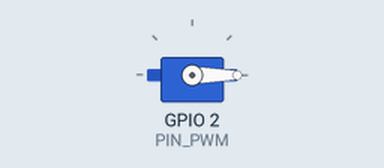
A sketch run on a simulated ESP32. Parts: servo.

Above: at 0.05 s.
At 4.0 s:
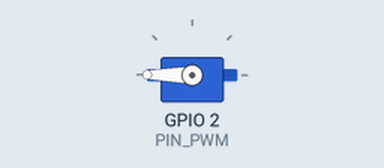
Timing chart, 0 to 5.2 s (numbered marks = the images above):
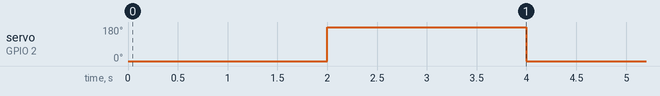

Measured:
- by itself, servo on GPIO 2 (PIN_PWM): alternates 180° for 2.0 s and 0° for 2.0 s

The sketch:

A076-B.ino
```cpp
// Servo Kit 180°
// - https://docs.m5stack.com/en/accessory/servo_kit

//-------------------------------------------------------------------
#include <ESP32Servo.h>

//-------------------------------------------------------------------
#define PIN_PWM  2

//-------------------------------------------------------------------
Servo servo1;

//-------------------------------------------------------------------
void setup(void)
{
  servo1.attach(PIN_PWM);
}

//-------------------------------------------------------------------
void loop(void)
{
  servo1.write(0);
  delay(2000);

  servo1.write(180);
  delay(2000);
}
```
